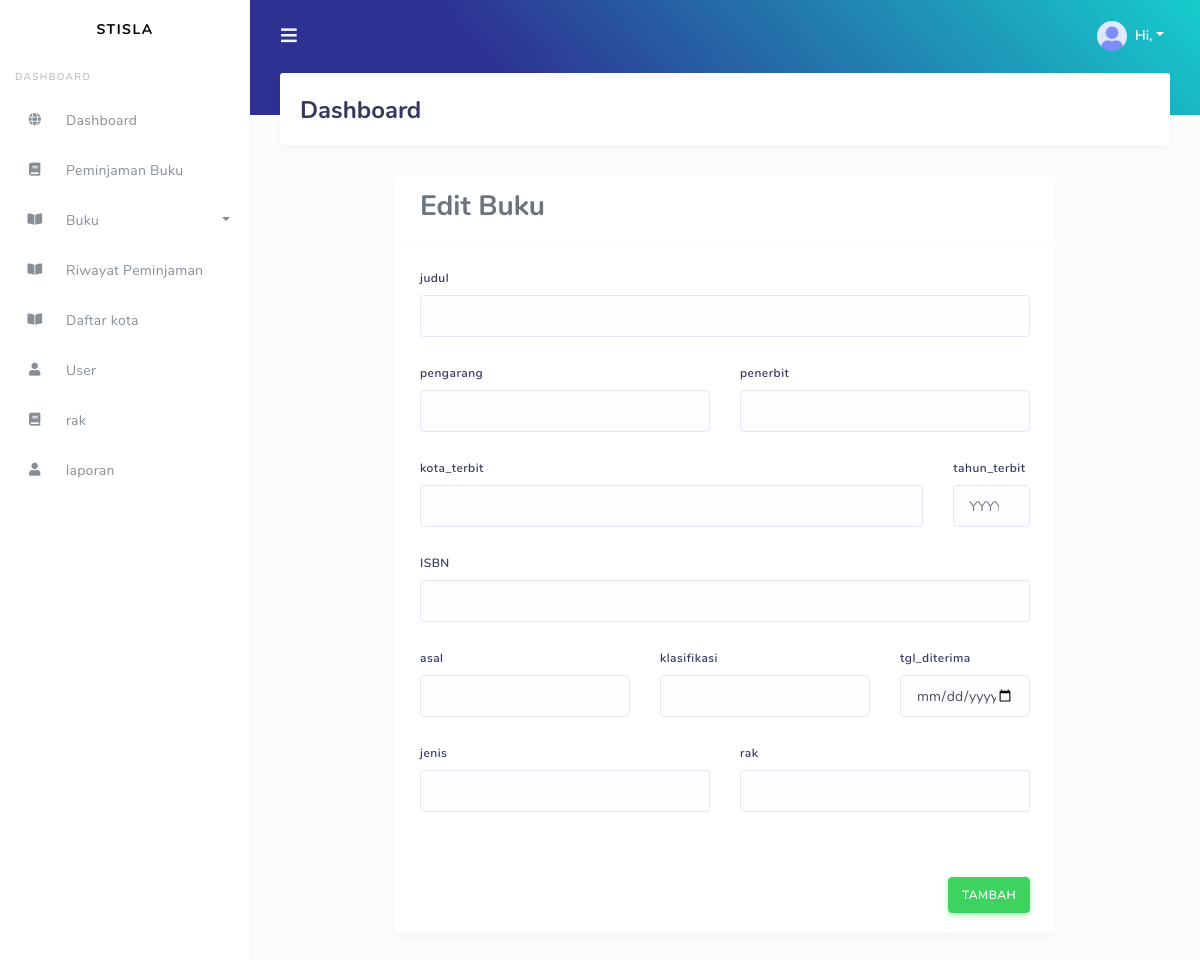
The page /bukuinduk/edit/A00001 on the database as committed earlier.
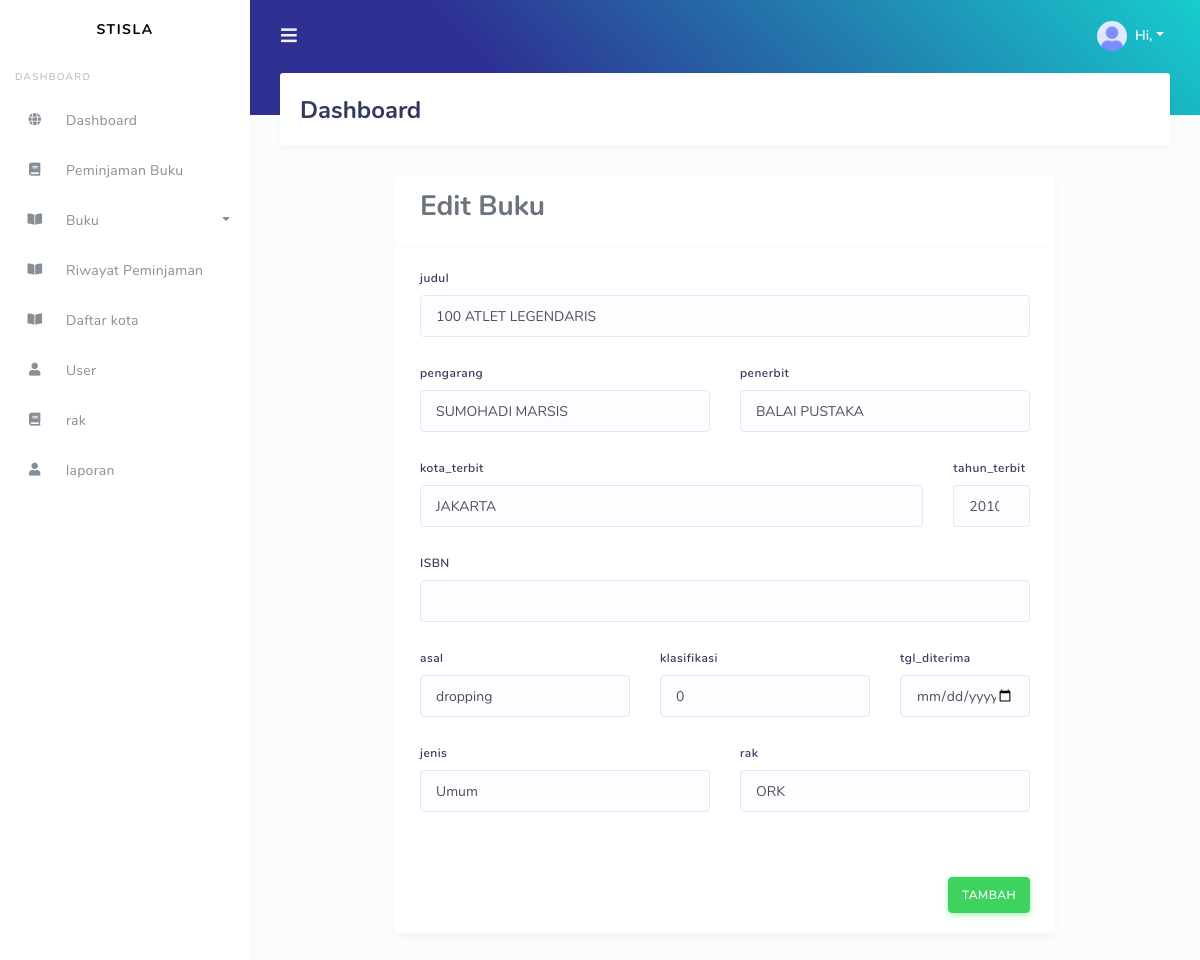
The same page on the database as committed later.
### tables this page shows
CREATE TABLE `buku_induk` (
  `id` int NOT NULL,
  `kd_buku` varchar(6) NOT NULL,
  `judul` varchar(50) NOT NULL,
  `pengarang` varchar(50) DEFAULT NULL,
  `no_buku` varchar(25) DEFAULT NULL,
  `penerbit` varchar(50) DEFAULT NULL,
  `kota_terbit` varchar(40) DEFAULT NULL,
  `tahun_terbit` year DEFAULT NULL,
  `ISBN` varchar(40) DEFAULT NULL,
  `asal` varchar(20) DEFAULT NULL,
  `klasifikasi` float DEFAULT NULL,
  `tgl_diterima` varchar(20) DEFAULT NULL,
  `jenis` varchar(20) DEFAULT NULL,
  `rak` varchar(5) DEFAULT NULL,
  `stok` int NOT NULL,
  `tanggal` varchar(20) DEFAULT NULL,
  `keadaan` varchar(25) NOT NULL
);

### application/controllers/Bukuinduk.php (called while the page is built, shortened)
<?php
class Bukuinduk extends CI_Controller
{
    public function __construct()
    {
        $this->load->model('BukuIndukModel', 'bInd');
    }
    public function edit($kd_buku)
    {
        $data = $this->bInd->getData($kd_buku);
        $this->load->view('bInd/editbuku', [
            'data' => $data[0]
        ]);
    }
}

### index.php (called while the page is built, shortened)
<?php
require_once BASEPATH.'core/CodeIgniter.php';

### application/models/BukuIndukModel.php (called while the page is built, shortened)
<?php
class BukuIndukModel extends CI_Model
{
    public function getData()
    {
        return $this->db->query("SELECT * FROM buku_induk GROUP BY judul,penerbit,pengarang ORDER BY id ASC")->result_array();
    }
}

### application/views/bInd/editbuku.php (the view, shortened to what the changed rows need)
<!DOCTYPE html>
<html lang="en">
<head>
    <link rel="stylesheet" href="https://stackpath.bootstrapcdn.com/bootstrap/4.3.1/css/bootstrap.min.css">
    <link rel="stylesheet" href="https://use.fontawesome.com/releases/v5.7.2/css/all.css">
    <link rel="stylesheet" href="<?php echo base_url() ?>assets/modules/datatables/datatables.min.css">
    <link rel="stylesheet" href="<?php echo base_url() ?>assets/css/style.css">
</head>
<body>
    <div id="app">
        <div class="main-wrapper">
            <div class="main-content">
                <section class="section">
                    <div class="section-header">
                        <h1>Dashboard</h1>
                    </div>
                    <div class="row">
                        <div class="col-12 col-lg-9 col-md-5 mx-auto">
                            <div class="card">
                                <div class="card-body">
                                    <form action="<?php echo base_url('Bukuinduk/update/'.$data['kd_buku']) ?>" method="post">
                                        <div class="row">
                                    <div class="col">
                                    <div class="form-group">
                                        <label>judul</label>
                                        <input type="text" name="judul" value="<?php echo $data['judul'] ?>" class="form-control" required>
                                    </div>
                                    </div>
                                    </div>
                                    <div class="row">
                                    <div class="col">
                                    <div class="form-group">
                                        <label>pengarang</label>
                                        <input type="text" name="pengarang" value="<?php echo $data['pengarang'] ?>" class="form-control" required>
                                    </div>
                                    </div>
                                    <div class="col">
                                    <div class="form-group">
                                        <label>penerbit</label>
                                        <input type="text" name="penerbit" value="<?php echo $data['penerbit'] ?>" class="form-control" required>
                                    </div>
                                    </div>
                                    </div>
                                    <div class="row">
                                    <div class="col">
                                    <div class="form-group">
                                        <label>kota_terbit</label>
                                        <input type="text" name="kota_terbit" value="<?php echo $data['kota_terbit'] ?>" class="form-control" required>
                                    </div>
                                    </div>
                                    <div class="col-2">
                                    <div class="form-group">
                                        <label>tahun_terbit</label>
                                        <input type="number" placeholder="YYYY" value="<?php echo $data['tahun_terbit'] ?>" min="1999" max="2100" name="tahun_terbit" class="form-control" required>
                                    </div>
                                    </div>
                                    </div>
                                    <div class="row">
                                    <div class="col">
                                    <div class="form-group">
                                        <label>asal</label>
                                        <input type="text" name="asal" value="<?php echo $data['asal'] ?>" class="form-control" required>
                                    </div>
                                    </div>
                                    <div class="col">
                                    <div class="form-group">
                                        <label>klasifikasi</label>
                                        <input type="text" name="klasifikasi" value="<?php echo $data['klasifikasi'] ?>" class="form-control" required>
                                    </div>
                                    </div>
                                    <div class="col-3">
                                    <div class="form-group">
                                        <label>tgl_diterima</label>
                                        <input type="date" name="tgl_diterima" value="<?php echo $data['tgl_diterima'] ?>" class="form-control" >
                                    </div>
                                    </div>
                                    </div>
                                    <div class="row">
                                    <div class="col">
                                    <div class="form-group">
                                        <label>jenis</label>
                                        <input type="text" name="jenis" value="<?php echo $data['jenis'] ?>" class="form-control" required>
                                    </div>
                                    </div>
                                    <div class="col">
                                    <div class="form-group">
                                        <label>rak</label>
                                        <input type="text" name="rak" value="<?php echo $data['rak'] ?>" class="form-control" required>
                                    </div>
                                    </div>
                                    </div>
                                </div>
                            </div>
                        </div>
                    </div>
                </section>
            </div>
        </div>
    </div>
</body>
</html>

Rows that differ between the two databases and show on the page:
added buku_induk: judul "100 ATLET LEGENDARIS", pengarang "SUMOHADI MARSIS", penerbit "BALAI PUSTAKA", kota_terbit "JAKARTA", tahun_terbit "2010", asal "dropping", klasifikasi "0", jenis "Umum", rak "ORK"
